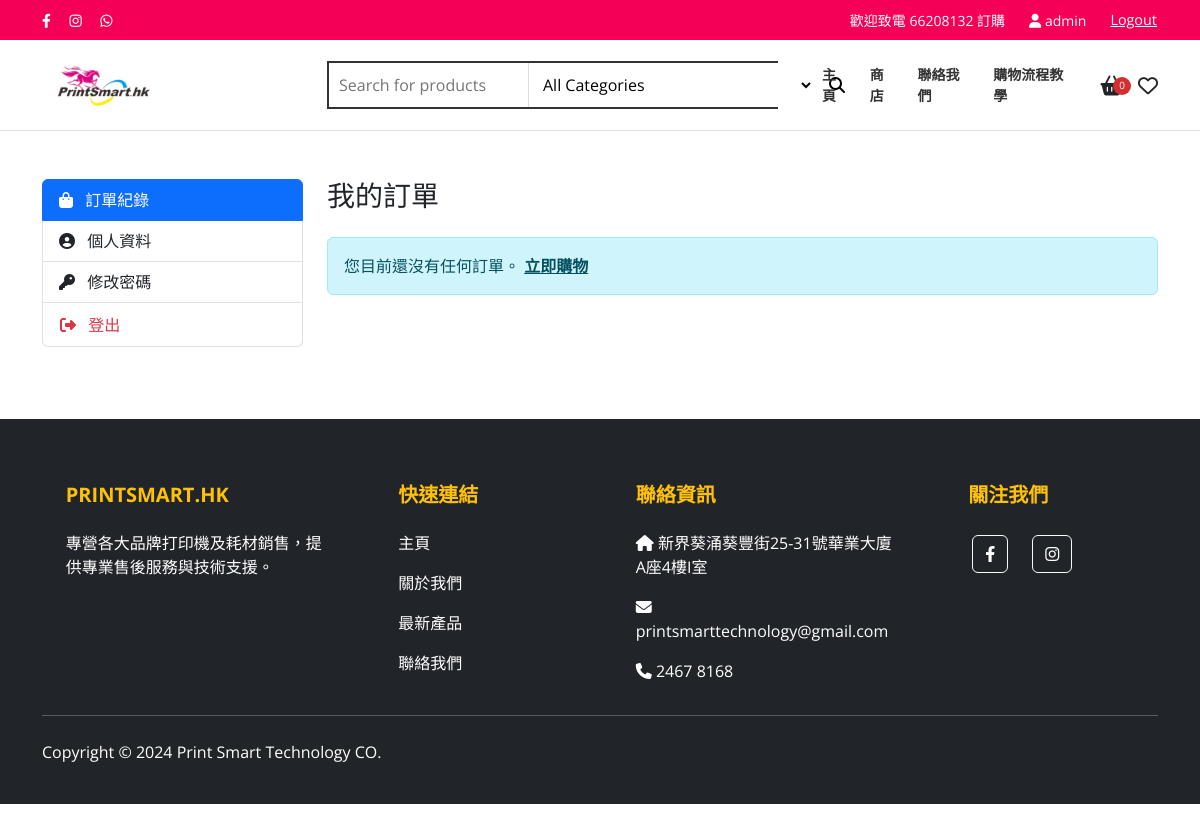
/profile/ (signed in), run on the app's committed database.
### store/models.py (models this page shows, shortened)
class SiteSettings(models.Model):
    site_name = models.CharField(max_length=100, default="My E-Shop", verbose_name="網站名稱")
    logo = models.ImageField(upload_to='site/', blank=True, null=True, verbose_name="Logo")
    hero_banner = models.ImageField(upload_to='site/', blank=True, null=True, verbose_name="首頁 Banner")
    hero_title = models.CharField(max_length=200, blank=True, verbose_name="Banner 標題")
    hero_subtitle = models.CharField(max_length=200, blank=True, verbose_name="Banner 副標題")
    hero_button_text = models.CharField(max_length=50, blank=True, verbose_name="按鈕文字")
    hero_link = models.URLField(blank=True, verbose_name="Banner 連結")
    contact_phone = models.CharField(max_length=50, blank=True, verbose_name="聯絡電話")
    contact_email = models.EmailField(blank=True, verbose_name="聯絡 Email")
    contact_address = models.CharField(max_length=255, blank=True, verbose_name="聯絡地址")
    footer_about = models.TextField(blank=True, verbose_name="Footer 關於我們")
    footer_copyright = models.CharField(max_length=200, blank=True, default="Copyright © 2026 PrintSmart.hk", verbose_name="Footer 版權宣告")
    facebook_url = models.URLField(blank=True, verbose_name="Facebook 連結")
    instagram_url = models.URLField(blank=True, verbose_name="Instagram 連結")
    whatsapp_url = models.URLField(blank=True, verbose_name="WhatsApp 連結")
    facebook_pixel_id = models.CharField(max_length=50, blank=True, help_text="Example: 123456789", verbose_name="Facebook Pixel ID")
    google_analytics_id = models.CharField(max_length=50, blank=True, help_text="Example: G-XXXXXXXXXX", verbose_name="Google Analytics ID")
    smtp_host = models.CharField(max_length=200, blank=True, verbose_name="SMTP 主機 (Host)")
    smtp_port = models.IntegerField(default=587, verbose_name="SMTP 端口 (Port)")
    smtp_user = models.CharField(max_length=200, blank=True, verbose_name="SMTP 帳號 (User)")
    smtp_password = models.CharField(max_length=200, blank=True, verbose_name="SMTP 密碼 (Password)")
    smtp_use_tls = models.BooleanField(default=True, verbose_name="使用 TLS")
    smtp_from_email = models.EmailField(blank=True, verbose_name="寄件者 Email")
    menu_home_text = models.CharField(max_length=50, default="主頁", verbose_name="主選單-主頁文字")
    menu_store_text = models.CharField(max_length=50, default="商店", verbose_name="主選單-商店文字")
    menu_contact_text = models.CharField(max_length=50, default="聯絡我們", verbose_name="主選單-聯絡我們文字")
    menu_tutorial_text = models.CharField(max_length=50, default="購物流程教學", verbose_name="主選單-教學文字")
    menu_tutorial_link = models.CharField(max_length=200, default="#", verbose_name="主選單-教學連結")
    top_bar_bg_color = models.CharField(max_length=20, default="#F50057", verbose_name="頂部通知列背景顏色", help_text="Hex color code (e.g. #F50057)")
    navbar_bg_color = models.CharField(max_length=20, default="#D32F2F", verbose_name="導航列背景顏色", help_text="Hex color code (e.g. #D32F2F)")
    navbar_text_color = models.CharField(max_length=20, default="#ffffff", verbose_name="導航列文字顏色", help_text="Hex color code (e.g. #ffffff)")
    navbar_items = models.TextField(default="HP, CANON, BROTHER, EPSON, SAMSUNG, XEROX, PANTUM, LEXMARK, KODAK, 其他商品", verbose_name="導航列項目", help_text="Comma separated list")
    product_label_bg_color = models.CharField(max_length=20, default="#D32F2F", verbose_name="商品標籤背景顏色")
    product_label_text_color = models.CharField(max_length=20, default="#ffffff", verbose_name="商品標籤文字顏色")
    class Meta:
        verbose_name = "網站設定"
        verbose_name_plural = "網站設定"

### store/views.py (the view)
# urls.py: path('profile/', views.profile_view, name='profile'),
@login_required
def profile_view(request):
    orders = Order.objects.filter(user=request.user).order_by('-created_at')
    profile, created = UserProfile.objects.get_or_create(user=request.user)
    if request.method == 'POST':
        if 'update_profile' in request.POST:
            user_form = UserUpdateForm(request.POST, instance=request.user)
            profile_form = UserProfileForm(request.POST, instance=profile)
            password_form = PasswordChangeForm(request.user)
            if user_form.is_valid() and profile_form.is_valid():
                user_form.save()
                profile_form.save()
                messages.success(request, '個人資料已更新')
                return redirect('profile')
        elif 'change_password' in request.POST:
            user_form = UserUpdateForm(instance=request.user)
            profile_form = UserProfileForm(instance=profile)
            password_form = PasswordChangeForm(request.user, request.POST)
            if password_form.is_valid():
                user = password_form.save()
                update_session_auth_hash(request, user)  # Important!
                messages.success(request, '密碼已成功修改')
                return redirect('profile')
    else:
        user_form = UserUpdateForm(instance=request.user)
        profile_form = UserProfileForm(instance=profile)
        password_form = PasswordChangeForm(request.user)
    context = {
        'orders': orders,
        'user_form': user_form,
        'profile_form': profile_form,
        'password_form': password_form
    }
    return render(request, 'store/profile.html', context)

### templates/store/profile.html (shortened to what this page needs)
{% extends 'base.html' %}
{% block content %}
<div class="container my-5">
    <div class="row">
        <div class="col-md-3 mb-4">
            <div class="list-group" id="profile-tabs" role="tablist">
                <a class="list-group-item list-group-item-action active" id="orders-tab" data-bs-toggle="list" href="#orders" role="tab" aria-controls="orders">
                    <i class="fas fa-shopping-bag me-2"></i> 訂單紀錄
                </a>
                <a class="list-group-item list-group-item-action" id="account-tab" data-bs-toggle="list" href="#account" role="tab" aria-controls="account">
                    <i class="fas fa-user-circle me-2"></i> 個人資料
                </a>
                <a class="list-group-item list-group-item-action" id="password-tab" data-bs-toggle="list" href="#password" role="tab" aria-controls="password">
                    <i class="fas fa-key me-2"></i> 修改密碼
                </a>
                <form method="post" action="{% url 'logout' %}" class="list-group-item list-group-item-action text-danger">
                    <button type="submit" class="btn btn-link text-danger p-0 text-decoration-none w-100 text-start">
                        <i class="fas fa-sign-out-alt me-2"></i> 登出
                    </button>
                </form>
            </div>
        </div>
        <div class="col-md-9">
            <div class="tab-content" id="profile-tabs-content">
                <div class="tab-pane fade show active" id="orders" role="tabpanel" aria-labelledby="orders-tab">
                    <h3 class="mb-4">我的訂單</h3>
                    {% if orders %}
                        <div class="table-responsive">
                            <table class="table table-hover align-middle">
                                <thead class="table-light">
                                    <tr>
                                        <th>訂單編號</th>
                                        <th>日期</th>
                                        <th>狀態</th>
                                        <th>總金額</th>
                                        <th>操作</th>
                                    </tr>
                                </thead>
                                <tbody>
                                    {% for order in orders %}
                                    <tr>
                                        <td>{{ order.order_number|default:order.id }}</td>
                                        <td>{{ order.created_at|date:"Y-m-d H:i" }}</td>
                                        <td>
                                            <span class="badge {% if order.status == 'completed' %}bg-success{% elif order.status == 'canceled' %}bg-danger{% else %}bg-warning text-dark{% endif %}">
                                                {{ order.get_status_display }}
                                            </span>
                                        </td>
                                        <td>${{ order.total_amount }}</td>
                                        <td>
                                            <a href="{% url 'user_order_detail' order.id %}" class="btn btn-sm btn-outline-primary">
                                                查看詳情
                                            </a>
                                        </td>
                                    </tr>
                                    {% endfor %}
                                </tbody>
                            </table>
                        </div>
                    {% else %}
                        <div class="alert alert-info">
                            您目前還沒有任何訂單。 <a href="{% url 'product_list' %}" class="alert-link">立即購物</a>
                        </div>
                    {% endif %}
                </div>
            </div>
        </div>
    </div>
</div>
{% endblock %}

### templates/base.html (shortened to what this page needs)
<!doctype html>
<html lang="zh-Hant">
<head>
  <link href="https://cdn.jsdelivr.net/npm/bootstrap@5.3.3/dist/css/bootstrap.min.css" rel="stylesheet">
  <link rel="stylesheet" href="https://cdnjs.cloudflare.com/ajax/libs/font-awesome/6.4.0/css/all.min.css">
  {% load static %}
  <link rel="stylesheet" href="{% static 'css/style.css' %}">
</head>
<body>
  <div class="top-bar" style="background-color: {{ site_settings.top_bar_bg_color|default:'#F50057' }};">
    <div class="container d-flex justify-content-between align-items-center">
      <div class="social-icons">
        <a href="{{ site_settings.facebook_url|default:'#' }}"><i class="fab fa-facebook-f"></i></a>
        <a href="{{ site_settings.instagram_url|default:'#' }}"><i class="fab fa-instagram"></i></a>
        <a href="{{ site_settings.whatsapp_url|default:'#' }}"><i class="fab fa-whatsapp"></i></a>
      </div>
      <div class="d-flex align-items-center">
        <span class="me-3">歡迎致電 66208132 訂購</span>
        {% if user.is_authenticated %}
            <a href="{% url 'profile' %}" class="text-white ms-2"><i class="fas fa-user"></i> {{ user.username }}</a>
            <form method="post" action="{% url 'logout' %}" class="d-inline ms-2">
                <button type="submit" class="btn btn-link text-white p-0" style="font-size: 0.9rem;">Logout</button>
            </form>
        {% else %}
            <a href="{% url 'login' %}"><i class="far fa-user"></i></a>
        {% endif %}
      </div>
    </div>
  </div>
  <header class="main-header">
    <div class="container">
      <div class="row align-items-center">
        <div class="col-6 col-md-3 col-lg-3 d-flex align-items-center">
          <a href="{% url 'product_list' %}" class="text-decoration-none">
            <div class="d-flex align-items-center">
               {% if site_settings.logo %}
                 <img src="{{ site_settings.logo.url }}" alt="{{ site_settings.site_name }}" style="height: 50px;">
               {% else %}
                 <img src="https://placehold.co/200x60?text=PrintSmart.hk" alt="PrintSmart Logo" style="height: 50px;">
               {% endif %}
            </div>
          </a>
        </div>
        <div class="col-12 col-md-5 col-lg-5 order-3 order-md-2 mt-3 mt-md-0">
          <form class="search-container" action="{% url 'product_list' %}" method="get">
            <input type="text" name="q" class="search-input" placeholder="Search for products" value="{{ search_query|default:'' }}">
            <select class="search-select d-none d-sm-block" name="category" onchange="this.form.submit()">
              <option value="">All Categories</option>
            </select>
            <button type="submit" class="search-btn">
              <i class="fas fa-search"></i>
            </button>
          </form>
        </div>
        <div class="col-6 col-md-4 col-lg-4 order-2 order-md-3">
          <div class="d-flex justify-content-end align-items-center">
            <div class="nav-links d-none d-lg-flex">
            <a href="{% url 'product_list' %}" class="{% if request.path == '/' %}active{% endif %}">{{ site_settings.menu_home_text|default:'主頁' }}</a>
            <a href="{% url 'shop' %}" class="{% if '/shop/' in request.path %}active{% endif %}">{{ site_settings.menu_store_text|default:'商店' }}</a>
            <a href="{% url 'contact' %}" class="{% if '/contact/' in request.path %}active{% endif %}">{{ site_settings.menu_contact_text|default:'聯絡我們' }}</a>
            <a href="{% url 'tutorial' %}" class="{% if '/tutorial/' in request.path %}active{% endif %}">{{ site_settings.menu_tutorial_text|default:'購物流程教學' }}</a>
          </div>
            <div class="header-icons ms-4">
              <a href="#" class="cart-icon text-dark text-decoration-none" data-bs-toggle="offcanvas" data-bs-target="#shoppingCartOffcanvas" aria-controls="shoppingCartOffcanvas">
                <i class="fas fa-shopping-basket fa-lg"></i>
                <span class="cart-badge">{{ cart_item_count|default:0 }}</span>
              </a>
              <a href="{% url 'wishlist' %}" class="text-dark"><i class="far fa-heart fa-lg"></i></a>
            </div>
          </div>
        </div>
      </div>
    </div>
  </header>
  <main>
    {% block content %}{% endblock %}
  </main>
  <footer class="bg-dark text-white pt-5 pb-4 mt-5">
    <div class="container">
      <div class="row">
        <div class="col-md-3 col-lg-3 col-xl-3 mx-auto mt-3">
          <h5 class="text-uppercase mb-4 fw-bold text-warning">PrintSmart.hk</h5>
          <p>
            {{ site_settings.footer_about|default:"專營各大品牌打印機及耗材銷售，提供專業售後服務與技術支援。"|linebreaksbr }}
          </p>
        </div>
        <div class="col-md-2 col-lg-2 col-xl-2 mx-auto mt-3">
          <h5 class="text-uppercase mb-4 fw-bold text-warning">快速連結</h5>
          <p><a href="{% url 'product_list' %}" class="text-white text-decoration-none">主頁</a></p>
          <p><a href="{% url 'page_detail' 'about' %}" class="text-white text-decoration-none">關於我們</a></p>
          <p><a href="{% url 'product_list' %}" class="text-white text-decoration-none">最新產品</a></p>
          <p><a href="{% url 'contact' %}" class="text-white text-decoration-none">聯絡我們</a></p>
        </div>
        <div class="col-md-4 col-lg-3 col-xl-3 mx-auto mt-3">
          <h5 class="text-uppercase mb-4 fw-bold text-warning">聯絡資訊</h5>
          <p><i class="fas fa-home mr-3"></i> {{ site_settings.contact_address|default:"香港九龍某某區某某街123號" }}</p>
          <p><i class="fas fa-envelope mr-3"></i> {{ site_settings.contact_email|default:"info@printsmart.hk" }}</p>
          <p><i class="fas fa-phone mr-3"></i> {{ site_settings.contact_phone|default:"+852 1234 5678" }}</p>
        </div>
        <div class="col-md-3 col-lg-2 col-xl-2 mx-auto mt-3">
           <h5 class="text-uppercase mb-4 fw-bold text-warning">關注我們</h5>
           <div class="d-flex gap-3">
             <a href="{{ site_settings.facebook_url|default:'#' }}" class="btn btn-outline-light btn-floating m-1 text-white" role="button"><i class="fab fa-facebook-f"></i></a>
             <a href="{{ site_settings.instagram_url|default:'#' }}" class="btn btn-outline-light btn-floating m-1 text-white" role="button"><i class="fab fa-instagram"></i></a>
           </div>
        </div>
      </div>
      <hr class="mb-4">
      <div class="row align-items-center">
        <div class="col-md-7 col-lg-8">
          <p> {{ site_settings.footer_copyright|default:"Copyright © 2026 PrintSmart.hk" }}
          </p>
        </div>
      </div>
    </div>
  </footer>
</body>
</html>

### data on the page
SiteSettings: logo (picture), menu_home_text "主頁", menu_store_text "商店", menu_contact_text "聯絡我們", menu_tutorial_text "購物流程教學", footer_about "專營各大品牌打印機及耗材銷售，提供專業售後服務與技術支援。", contact_address "新界葵涌葵豐街25-31號華業大廈A座4樓I室", contact_email "printsmarttechnology@gmail.com", contact_phone "2467 8168", footer_copyright "Copyright © 2024 Print Smart Technology CO."

### other printed values
{{ user.username }} "admin"
{{ cart_item_count|default:0 }} "0"
